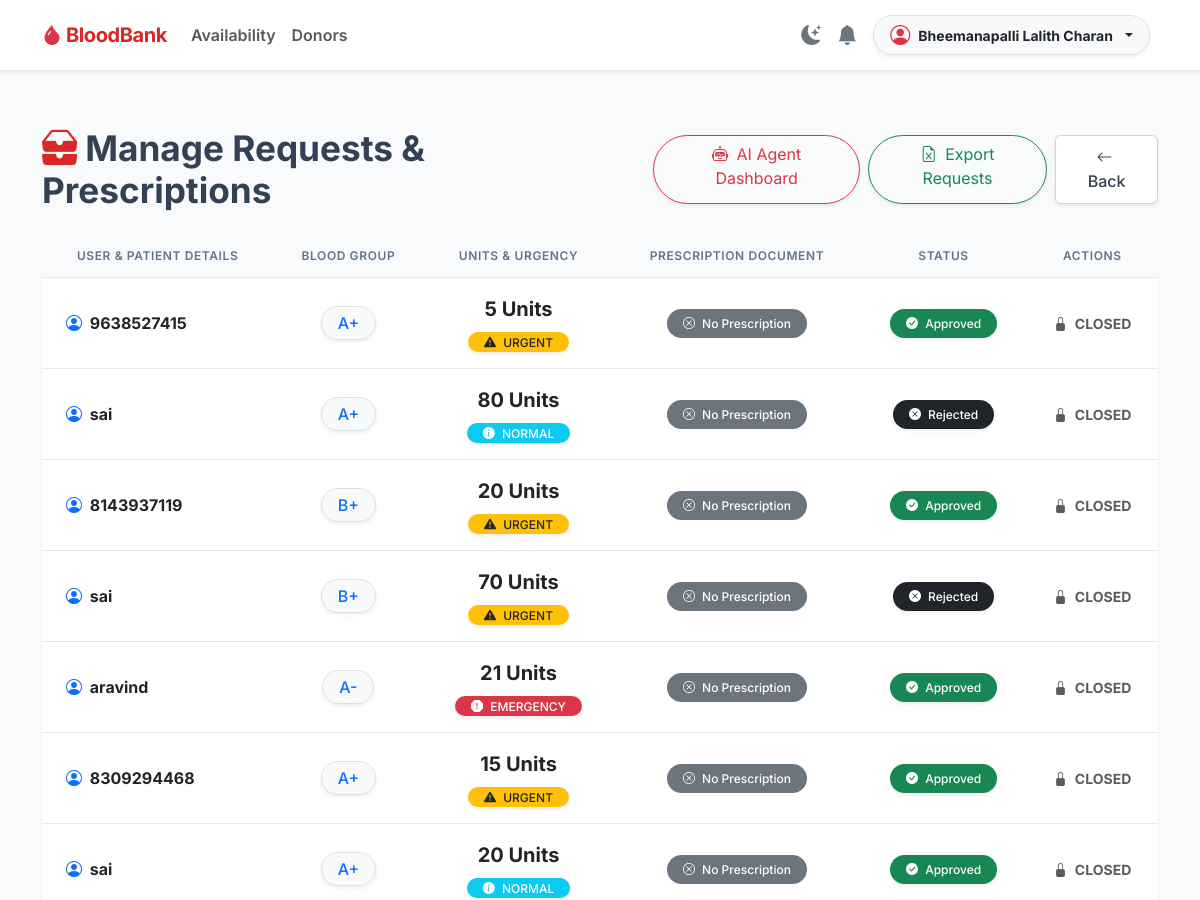
Before: /requests/admin-requests/ (signed in, upper part) with the older database file.
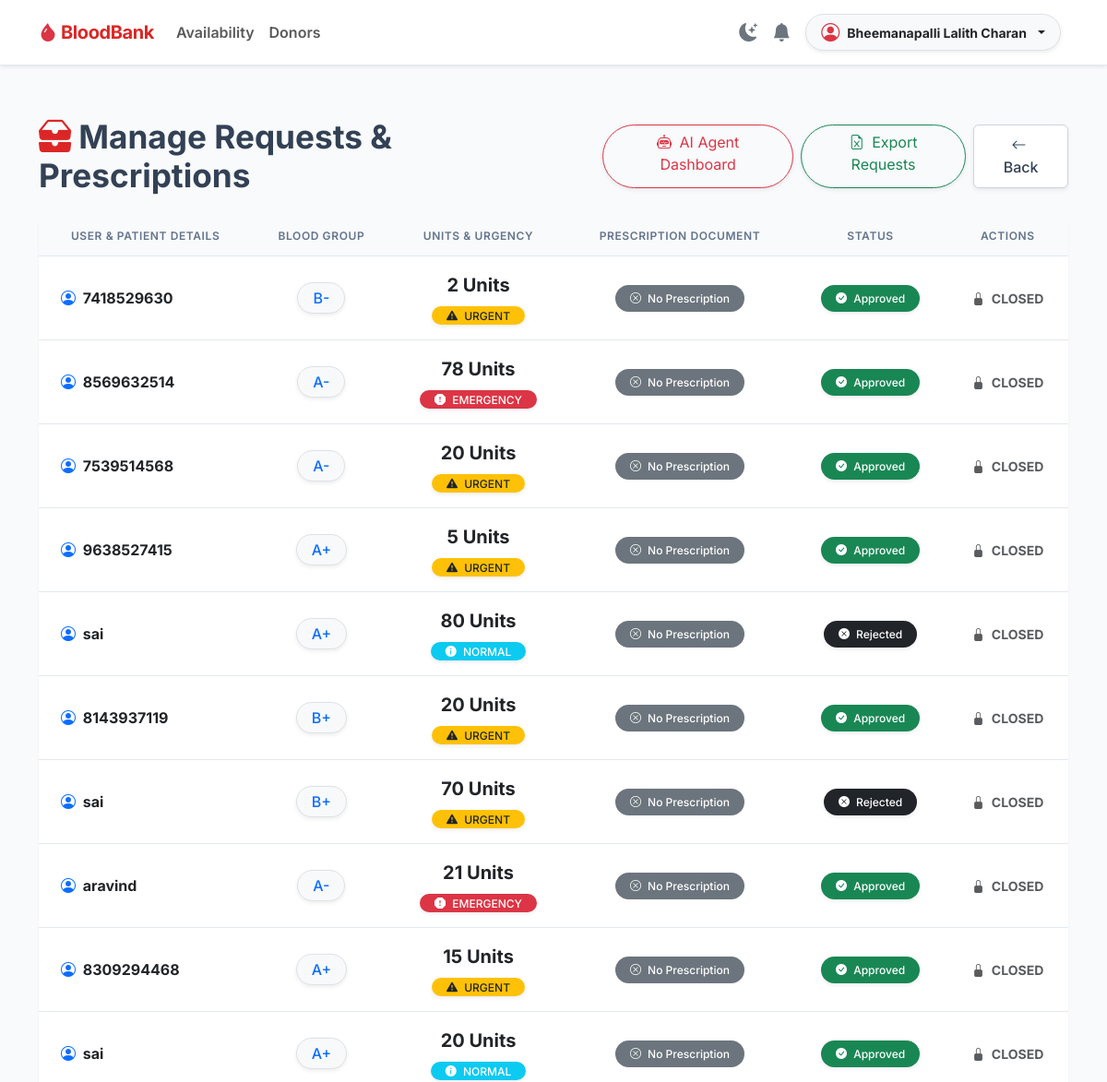
After: the same page with the newer database file.
### requests_app/models.py (models this page shows, shortened)
class BloodRequest(models.Model):
    STATUS_CHOICES = (
        ('PENDING', 'Pending'),
        ('APPROVED', 'Approved'),
        ('REJECTED', 'Rejected'),
    )
    URGENCY_CHOICES = (
        ('NORMAL', 'Normal'),
        ('URGENT', 'Urgent'),
        ('EMERGENCY', 'Emergency'),
    )
    user = models.ForeignKey(User, on_delete=models.CASCADE, related_name='blood_requests')
    blood_group = models.ForeignKey(BloodGroup, on_delete=models.CASCADE)
    units_required = models.PositiveIntegerField()
    urgency = models.CharField(
        max_length=20,
        choices=URGENCY_CHOICES,
        default='NORMAL'
    )
    status = models.CharField(
        max_length=20,
        choices=STATUS_CHOICES,
        default='PENDING'
    )
    rejection_reason = models.TextField(blank=True, null=True)
    purpose = models.TextField(blank=True, null=True, help_text="Purpose of blood request (e.g. Surgery, Accident, Anemia)")
    prescription_document = models.FileField(
        upload_to='prescriptions/',
        blank=True, null=True,
        help_text="Doctor's prescription image or PDF document"
    )
    patient_name = models.CharField(max_length=150, blank=True, null=True)
    patient_phone = models.CharField(max_length=20, blank=True, null=True)
    patient_gender = models.CharField(max_length=10, blank=True, null=True)
    patient_address = models.TextField(blank=True, null=True)
    donor = models.ForeignKey(Donor, on_delete=models.SET_NULL, blank=True, null=True, related_name='fulfilled_requests')
    request_date = models.DateTimeField(auto_now_add=True)

### accounts/models.py (models this page shows, shortened)
class User(AbstractUser):
    ROLE_CHOICES = (
        ('ADMIN', 'Admin'),
        ('DONOR', 'Donor'),
        ('REQUESTER', 'Requester'),
    )
    role       = models.CharField(max_length=20, choices=ROLE_CHOICES)
    email      = models.EmailField(unique=True, blank=True, default='')
    is_active  = models.BooleanField(default=True)   # used for account deactivation

### inventory/models.py (models this page shows)
class BloodGroup(models.Model):
    blood_group = models.CharField(max_length=5, unique=True)
    def __str__(self):
        return self.blood_group

### requests_app/views.py (the view, shortened to what this page needs)
# urls.py: path('admin-requests/', views.admin_requests, name='admin_requests'),
@login_required
def admin_requests(request):
    if not request.user.is_staff:
        return redirect('dashboard')
    reqs = BloodRequest.objects.all().order_by('-request_date')
    return render(request, 'admin_requests.html', {'requests': reqs})

### notifications/context_processors.py (called while the page is built)
def unread_notifications_count(request):
    if request.user.is_authenticated:
        count = request.user.notifications.filter(is_read=False).count()
        return {'unread_notif_count': count}
    return {'unread_notif_count': 0}

### templates/admin_requests.html (shortened to what the changed rows need)
{% extends 'base.html' %}
{% block content %}
<div class="d-flex justify-content-between align-items-center mb-4 mt-3">
    <h2 class="fw-bold mb-0" style="color: var(--secondary); font-size: 2.2rem;">
        <i class="bi bi-inboxes-fill me-2" style="color: var(--primary);"></i>Manage Requests & Prescriptions
    </h2>
</div>
<div class="premium-card mb-5 border-0">
    <div class="card-body p-0">
        <div class="table-responsive">
            <table class="table table-premium table-borderless align-middle text-center mb-0">
                <thead>
                    <tr>
                        <th>User & Patient Details</th>
                        <th>Blood Group</th>
                        <th>Units & Urgency</th>
                        <th>Prescription Document</th>
                        <th>Status</th>
                        <th>Actions</th>
                    </tr>
                </thead>
                <tbody>
                    {% for req in requests %}
                    <tr class="{% if req.urgency == 'EMERGENCY' %}bg-error-subtle{% elif req.urgency == 'URGENT' %}bg-warning-subtle{% endif %}">
                        <td class="text-start ps-4">
                            <div class="fw-bold text-dark">
                                <i class="bi bi-person-circle text-primary me-1"></i> {{ req.user.username }}
                            </div>
                        </td>
                        <td>
                            <span class="badge bg-light border fs-6 px-3 py-2 rounded-pill shadow-sm text-primary">
                                {{ req.blood_group }}
                            </span>
                        </td>
                        <td>
                            <div class="fw-bold fs-5 text-dark mb-1">{{ req.units_required }} Units</div>
                            {% if req.urgency == "EMERGENCY" %}
                                <span class="badge bg-danger text-white px-3 py-1 rounded-pill shadow-sm animate-pulse">
                                    <i class="bi bi-exclamation-octagon-fill me-1"></i> EMERGENCY
                                </span>
                            {% elif req.urgency == "URGENT" %}
                                <span class="badge bg-warning text-dark px-3 py-1 rounded-pill shadow-sm">
                                    <i class="bi bi-exclamation-triangle-fill me-1"></i> URGENT
                                </span>
                            {% else %}
                                <span class="badge bg-info text-white px-3 py-1 rounded-pill shadow-sm">
                                    <i class="bi bi-info-circle-fill me-1"></i> NORMAL
                                </span>
                            {% endif %}
                        </td>
                        <td>
                            {% if req.prescription_document %}
                                <a href="{{ req.prescription_document.url }}" target="_blank" class="btn btn-sm btn-outline-success rounded-pill px-3 shadow-sm">
                                    <i class="bi bi-file-earmark-medical me-1"></i> View Prescription
                                </a>
                            {% else %}
                                <span class="badge bg-secondary rounded-pill px-3 py-2">
                                    <i class="bi bi-x-circle me-1"></i> No Prescription
                                </span>
                            {% endif %}
                        </td>
                        <td>
                            {% if req.status == "PENDING" %}
                                <span class="badge bg-warning text-dark px-3 py-2 rounded-pill shadow-sm">
                                    <i class="bi bi-hourglass-split me-1"></i> Pending
                                </span>
                            {% elif req.status == "APPROVED" %}
                                <span class="badge bg-success text-white px-3 py-2 rounded-pill shadow-sm">
                                    <i class="bi bi-check-circle-fill me-1"></i> Approved
                                </span>
                            {% else %}
                                <span class="badge bg-dark text-white px-3 py-2 rounded-pill shadow-sm">
                                    <i class="bi bi-x-circle-fill me-1"></i> Rejected
                                </span>
                            {% endif %}
                        </td>
                        <td>
                            {% if req.status == "PENDING" %}
                                <div class="d-flex justify-content-center gap-2">
                                    <form method="POST" action="" class="m-0 p-0">
                                        {% csrf_token %}
                                        <input type="hidden" name="request_id" value="{{ req.id }}">
                                        <input type="hidden" name="action" value="approve">
                                        <button type="submit" class="btn btn-sm btn-success fw-bold shadow-sm rounded-pill px-3">
                                            <i class="bi bi-check-lg me-1"></i> Approve
                                        </button>
                                    </form>
                                    <a href="{% url 'trigger_agent' req.id %}" class="btn btn-sm btn-outline-danger fw-bold shadow-sm rounded-pill px-3" title="Run AI Emergency Agent">
                                        <i class="bi bi-cpu me-1"></i> AI Dispatch
                                    </a>
                                    <button type="button" class="btn btn-sm btn-outline-danger fw-bold shadow-sm rounded-pill px-3 bg-white"
                                            onclick="document.getElementById('rejectForm{{req.id}}').classList.toggle('d-none')">
                                        <i class="bi bi-x-lg me-1"></i> Reject
                                    </button>
                                </div>
                                <div id="rejectForm{{req.id}}" class="d-none mt-2 p-3 bg-white border rounded shadow-sm">
                                    <form method="POST" action="">
                                        {% csrf_token %}
                                        <input type="hidden" name="request_id" value="{{ req.id }}">
                                        <input type="hidden" name="action" value="reject">
                                        <textarea name="rejection_reason" class="form-control mb-2" placeholder="Reason for rejection..." required></textarea>
                                        <button type="submit" class="btn btn-danger btn-sm w-100">Confirm Rejection</button>
                                    </form>
                                </div>
                            {% else %}
                                <span class="text-muted fw-bold small text-uppercase">
                                    <i class="bi bi-lock-fill me-1"></i> Closed
                                </span>
                            {% endif %}
                        </td>
                    </tr>
                    {% endfor %}
                </tbody>
            </table>
        </div>
    </div>
</div>
{% endblock %}

Changed rows visible on the page:
added BloodRequest: user.username "7418529630", blood_group "B-", units_required "2", urgency "URGENT" (drawn), shows "No Prescription", status "APPROVED" (drawn)
added BloodRequest: user.username "8569632514", blood_group "A-", units_required "78", urgency "EMERGENCY" (drawn), shows "No Prescription", status "APPROVED" (drawn)
added BloodRequest: user.username "7539514568", blood_group "A-", units_required "20", urgency "URGENT" (drawn), shows "No Prescription", status "APPROVED" (drawn)
